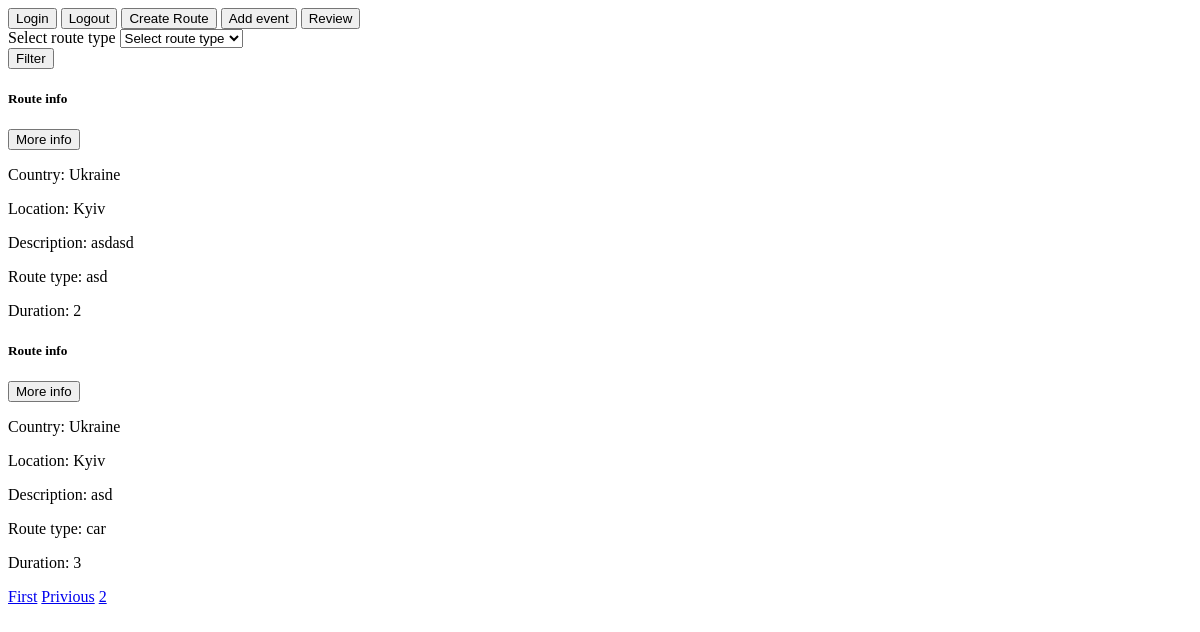
The page /info?page=3 (signed in) on the database as committed earlier.
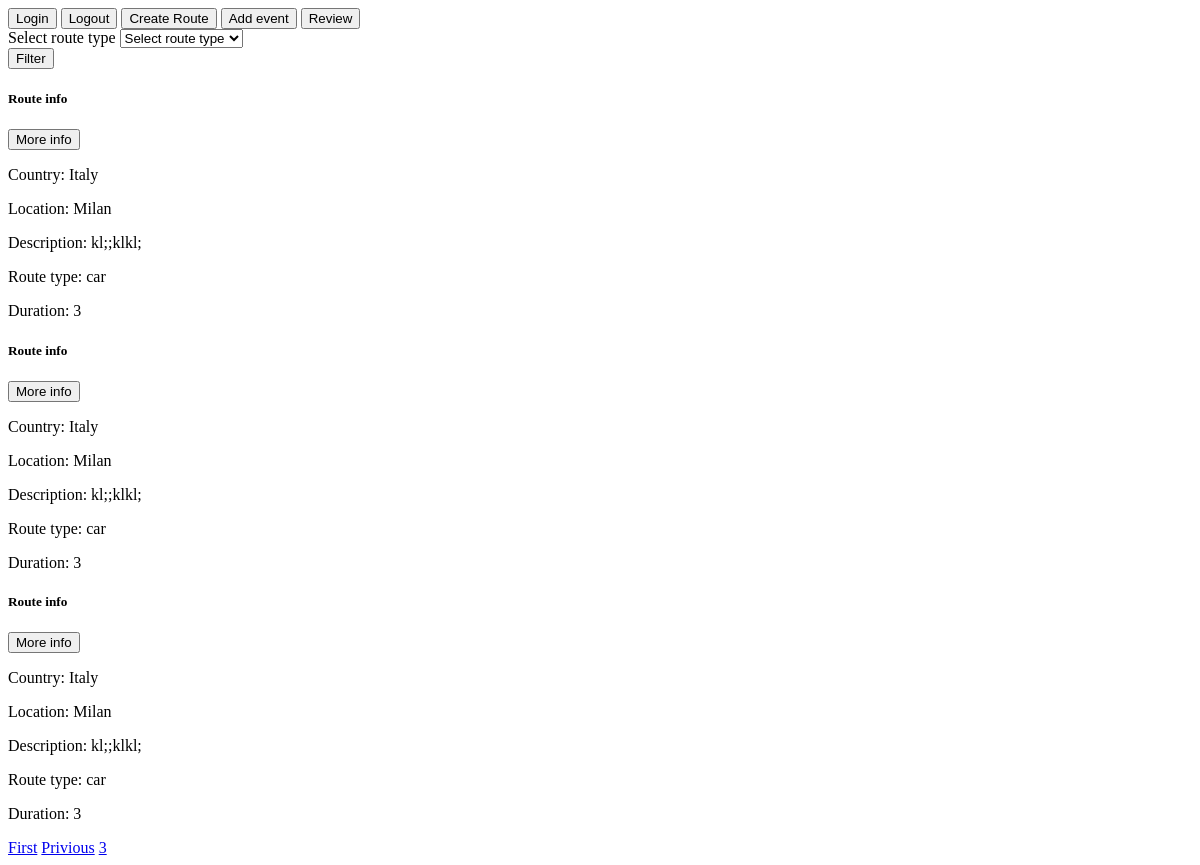
The same page on the database as committed later.
### app/models.py (models this page shows)
class Route(models.Model):
    class RouteType(models.TextChoices):
        car = 'car', gettext_lazy('car')
        foot = 'foot', gettext_lazy('foot')
        bicycle = 'bicycle', gettext_lazy('bicycle')
    start_point = models.IntegerField()
    stopping_point = models.JSONField()
    destination = models.IntegerField()
    country = models.CharField(max_length=50)
    location = models.CharField(max_length=120)
    description = models.TextField()
    route_type = models.CharField(max_length=10, choices=RouteType.choices, default=RouteType.foot)
    duration = models.IntegerField()

### app/views.py (the view)
# urls.py: path('info', views.route_info),
def route_info(request):
    if request.user.is_authenticated:
        route = Route.objects.all()
        paginator = Paginator(route, 3)
        page = request.GET.get('page')
        route = paginator.get_page(page)
        return render(request, 'route_info.html', {'routes': route})
    else:
        return redirect('')

### templates/route_info.html (shortened to what this page needs)
<!DOCTYPE html>
<html lang="en">
<head>
</head>
<body>
<button onclick="window.location.href='http://127.0.0.1:8000/login'">Login</button>
<button onclick="window.location.href='http://127.0.0.1:8000/logout'">Logout</button>
<button onclick="window.location.href='http://127.0.0.1:8000/app/create_route'">Create Route</button>
<button onclick="window.location.href='http://127.0.0.1:8000/app/1/add_event'">Add event</button>
<button onclick="window.location.href='http://127.0.0.1:8000/app/1/review'">Review</button><br>
{% block filter %}
<label class="filter">Select route type</label>
    <select>
        <option disabled="True" selected > Select route type</option><br>
    </select>
       <form  action="/app/" method="POST">{% csrf_token %}
            <input  type="submit" value="Filter" name="filter" id="filter">
        </form>
{% endblock filter %}
{% block content %}
    {% for route in routes %}
        <div class="route_body">
            <h5><a class="route_title">Route info</a></h5>
            <form action="/event/{{ route.id }}? ">
                <input type="submit" value="More info" name="event">
            </form>
            <p class="card-text">Country: {{ route.country }}</p>
            <p class="card-text">Location: {{ route.location }}</p>
            <p class="card-text">Description: {{ route.description }}</p>
            <p class="card-text">Route type: {{ route.route_type }}</p>
            <p class="card-text">Duration: {{ route.duration }}</p>
        </div>
    {% endfor %}
    {% if routes.has_previous %}
        <a class="btn btn-outline-info mb-4" href="?page=1">First</a>
        <a class="btn btn-outline-info mb-4" href="?page{{ routes.previous_page_number }}">Privious</a>
    {% endif %}
    {% for num in routes.paginator.page_range %}
        {% if routes.number == num %}
            <a class="btn btn-info mb-4" href="?page{{ num }}">{{ num }}</a>
        {% elif num > routes.number|add:'-1' and  num < routes.number|add:'1' %}
            <a class="btn btn-info mb-4" href="?page{{ num }}">{{ num }}</a>
        {% endif %}
    {% endfor %}
{% endblock content %}
</body>
</html>

Rows that differ between the two databases and show on the page:
no longer on this page (row unchanged): Route: country "Ukraine", location "Kyiv", description "asdasd", route_type "asd", duration "2"
no longer on this page (row unchanged): Route: country "Ukraine", location "Kyiv", description "asd", route_type "car", duration "3"
added Route: country "Italy", location "Milan", description "kl;;klkl;", route_type "car", duration "3"
added Route: country "Italy", location "Milan", description "kl;;klkl;", route_type "car", duration "3"
added Route: country "Italy", location "Milan", description "kl;;klkl;", route_type "car", duration "3"
Other text that changed with them:
new list line: "3"
list line gone: "2"
